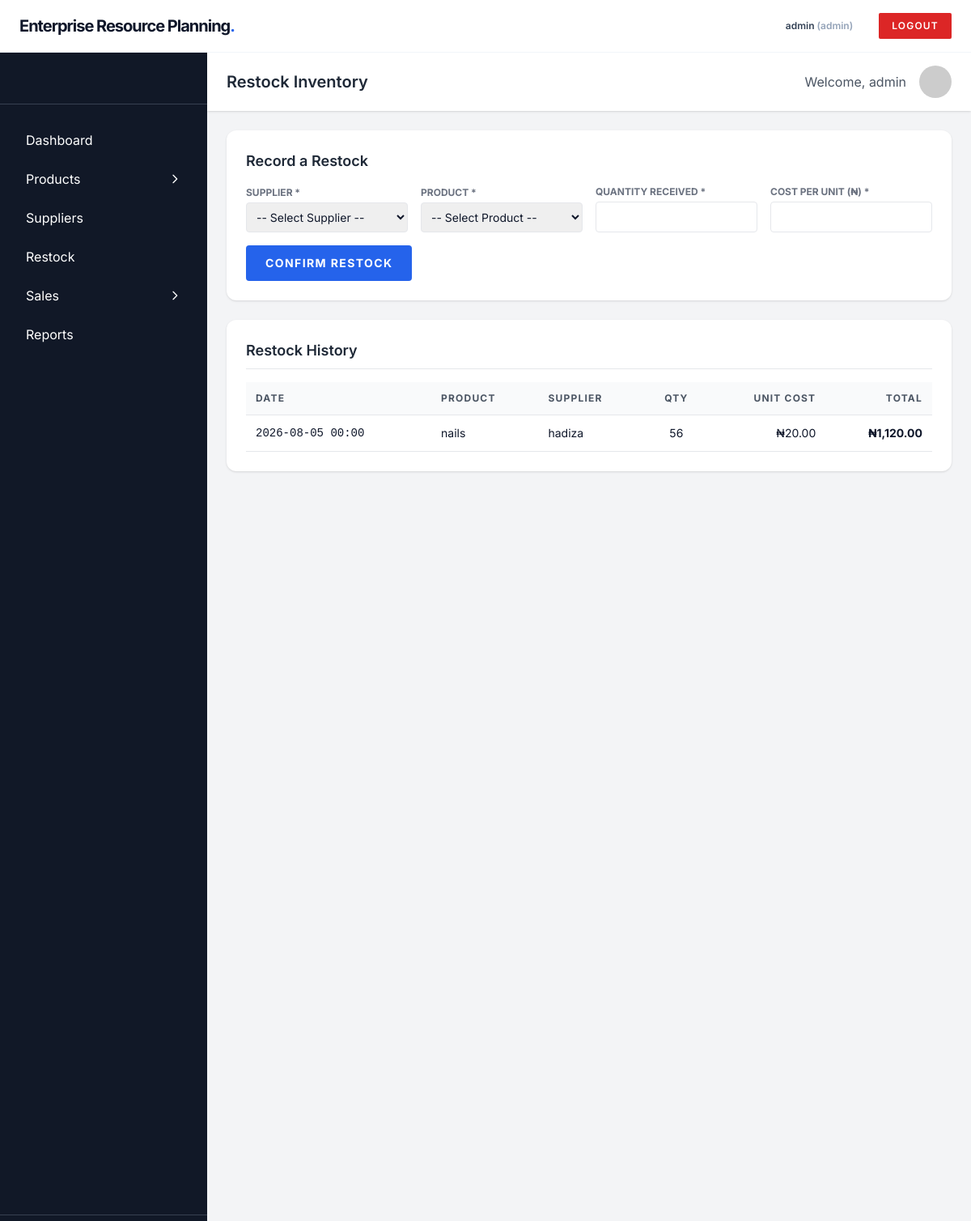
Screenshot of /restock.php (signed in) with the database file from the repository.
### tables this page shows
CREATE TABLE `purchases` (
  `id` int(11) NOT NULL,
  `supplier_id` int(11) DEFAULT NULL,
  `user_id` int(11) DEFAULT NULL,
  `product_id` int(11) DEFAULT NULL,
  `quantity` int(11) NOT NULL,
  `unit_cost` decimal(10,2) NOT NULL DEFAULT 0.00,
  `total_cost` decimal(12,2) NOT NULL,
  `received_at` date NOT NULL,
  `created_at` timestamp NOT NULL DEFAULT current_timestamp()
);

CREATE TABLE `products` (
  `id` int(11) NOT NULL,
  `name` varchar(150) NOT NULL,
  `sku` varchar(100) DEFAULT NULL,
  `category` varchar(100) DEFAULT NULL,
  `price` decimal(10,2) NOT NULL DEFAULT 0.00,
  `cost_price` decimal(10,2) NOT NULL DEFAULT 0.00,
  `quantity` int(11) NOT NULL DEFAULT 0,
  `reorder_level` int(11) NOT NULL DEFAULT 5,
  `description` text DEFAULT NULL,
  `created_at` timestamp NOT NULL DEFAULT current_timestamp()
);

CREATE TABLE `suppliers` (
  `id` int(11) NOT NULL,
  `name` varchar(150) NOT NULL,
  `contact` varchar(100) DEFAULT NULL,
  `email` varchar(100) DEFAULT NULL,
  `address` text DEFAULT NULL,
  `created_at` timestamp NOT NULL DEFAULT current_timestamp()
);

### restock.php (the view, shortened to what this page needs)
<?php
require_once __DIR__ . '/config/db.php';
$history = $pdo->query("
    SELECT pu.received_at, pu.quantity, pu.unit_cost, pu.total_cost,
           p.name AS product_name, s.name AS supplier_name
    FROM purchases pu
    JOIN products p ON pu.product_id = p.id
    JOIN suppliers s ON pu.supplier_id = s.id
    ORDER BY pu.received_at DESC
    LIMIT 15
")->fetchAll(PDO::FETCH_ASSOC);
include __DIR__ . '/header.php';
?>
<div class="flex min-h-screen bg-gray-100">
    <?php include __DIR__ . '/sidebar.php'; ?>
    <div class="flex-1 flex flex-col">
        <header class="bg-white shadow px-6 py-4 flex justify-between items-center">
            <h1 class="text-xl font-semibold text-gray-800">Restock Inventory</h1>
            <div class="flex items-center space-x-4">
                <span class="text-gray-600">Welcome, <?= htmlspecialchars($_SESSION['user']['username']) ?></span>
                <img src="https://ui-avatars.com/api/?name=<?= urlencode($_SESSION['user']['username']) ?>" class="w-10 h-10 rounded-full" alt="User Avatar">
            </div>
        </header>
        <main class="p-4 sm:p-6 w-full">
            <div class="bg-white p-6 rounded-xl shadow mb-6">
                <h2 class="text-lg font-semibold text-gray-800 mb-4">Record a Restock</h2>
                <form method="post" class="grid grid-cols-1 sm:grid-cols-2 lg:grid-cols-4 gap-4 items-end">
                    <div>
                        <label class="block text-xs font-bold text-gray-500 uppercase mb-1">Supplier *</label>
                        <select name="supplier_id" required class="w-full border border-gray-200 rounded p-2 text-sm focus:ring-1 focus:ring-blue-500 outline-none">
                            <option value="">-- Select Supplier --</option>
                        </select>
                    </div>
                    <div>
                        <label class="block text-xs font-bold text-gray-500 uppercase mb-1">Product *</label>
                        <select name="product_id" required class="w-full border border-gray-200 rounded p-2 text-sm focus:ring-1 focus:ring-blue-500 outline-none">
                            <option value="">-- Select Product --</option>
                        </select>
                    </div>
                    <div>
                        <label class="block text-xs font-bold text-gray-500 uppercase mb-1">Quantity Received *</label>
                        <input type="number" name="quantity" min="1" required
                               class="w-full border border-gray-200 rounded p-2 text-sm focus:ring-1 focus:ring-blue-500 outline-none">
                    </div>
                    <div>
                        <label class="block text-xs font-bold text-gray-500 uppercase mb-1">Cost per Unit (&#8358;) *</label>
                        <input type="number" name="unit_cost" step="0.01" min="0" required
                               class="w-full border border-gray-200 rounded p-2 text-sm focus:ring-1 focus:ring-blue-500 outline-none">
                    </div>
                    <div class="sm:col-span-2 lg:col-span-4">
                        <button type="submit" class="bg-blue-600 hover:bg-blue-700 text-white px-6 py-3 rounded text-sm font-bold uppercase tracking-widest">
                            Confirm Restock
                        </button>
                    </div>
                </form>
            </div>
            <div class="bg-white p-4 sm:p-6 rounded-xl shadow overflow-x-auto">
                <h2 class="text-lg font-semibold text-gray-800 mb-4 border-b pb-2">Restock History</h2>
                <table class="min-w-full text-left border-collapse table-auto">
                    <thead>
                        <tr class="bg-gray-50">
                            <th class="p-3 text-gray-600 text-xs uppercase font-bold tracking-widest border-b">Date</th>
                            <th class="p-3 text-gray-600 text-xs uppercase font-bold tracking-widest border-b">Product</th>
                            <th class="p-3 text-gray-600 text-xs uppercase font-bold tracking-widest border-b">Supplier</th>
                            <th class="p-3 text-gray-600 text-xs uppercase font-bold tracking-widest border-b text-center">Qty</th>
                            <th class="p-3 text-gray-600 text-xs uppercase font-bold tracking-widest border-b text-right">Unit Cost</th>
                            <th class="p-3 text-gray-600 text-xs uppercase font-bold tracking-widest border-b text-right">Total</th>
                        </tr>
                    </thead>
                    <tbody>
                        <?php if (empty($history)): ?>
                            <tr>
                                <td colspan="6" class="p-6 border-b text-center text-gray-400 text-sm italic font-mono">No restocks recorded yet.</td>
                            </tr>
                        <?php else: ?>
                            <?php foreach ($history as $h): ?>
                                <tr class="hover:bg-gray-50 transition-colors">
                                    <td class="p-3 border-b text-sm font-mono"><?= date('Y-m-d H:i', strtotime($h['received_at'])) ?></td>
                                    <td class="p-3 border-b text-sm"><?= htmlspecialchars($h['product_name']) ?></td>
                                    <td class="p-3 border-b text-sm"><?= htmlspecialchars($h['supplier_name']) ?></td>
                                    <td class="p-3 border-b text-sm text-center"><?= (int)$h['quantity'] ?></td>
                                    <td class="p-3 border-b text-sm text-right">&#8358;<?= number_format($h['unit_cost'], 2) ?></td>
                                    <td class="p-3 border-b text-sm text-right font-bold">&#8358;<?= number_format($h['total_cost'], 2) ?></td>
                                </tr>
                            <?php endforeach; ?>
                        <?php endif; ?>
                    </tbody>
                </table>
            </div>
        </main>
    </div>
</div>
<?php include __DIR__ . '/footer.php'; ?>

### header.php (style rules this page uses)
body { font-family: 'Inter', sans-serif; }

### rows the page displays
purchases: received_at "2026-08-05 00:00", product.name "nails", supplier.name "hadiza", quantity "56", unit_cost "20.00", total_cost "1,120.00"

### other values shown
$_SESSION['user']['username'] "admin"
$_SESSION['user']['role'] "admin"
